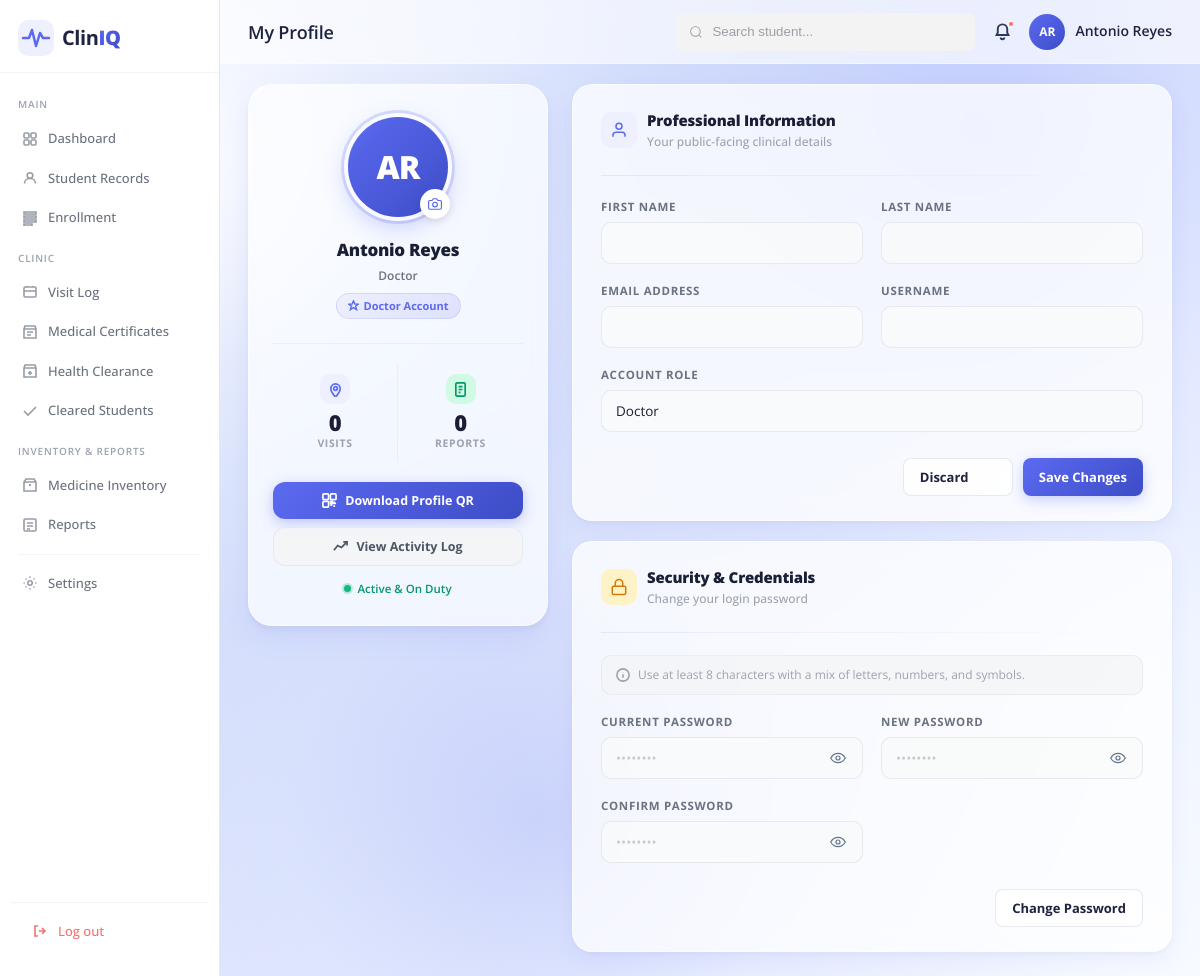
The app's page /profile.php (signed in) with its own data.
### tables this page shows
CREATE TABLE `users` (
  `user_id` int(11) NOT NULL,
  `first_name` varchar(50) NOT NULL,
  `middle_name` varchar(50) DEFAULT NULL,
  `last_name` varchar(50) NOT NULL,
  `email` varchar(100) DEFAULT NULL,
  `username` varchar(50) NOT NULL,
  `password` varchar(255) NOT NULL,
  `role` enum('nurse','doctor') NOT NULL,
  `last_login` datetime DEFAULT NULL,
  `status` varchar(20) DEFAULT 'active',
  `created_at` timestamp NOT NULL DEFAULT current_timestamp()
);

### profile.php (called while the page is built, shortened)
<?php
require_once 'modules/profile.php';
?>

### includes/functions.php (called while the page is built, shortened)
<?php
if (!function_exists('e')) {
    function e($value): string {
        return htmlspecialchars((string)$value, ENT_QUOTES, 'UTF-8');
    }
}
if (!function_exists('getInitials')) {
    function getInitials(string $name): string {
        $words = explode(' ', trim($name));
        $initials = '';
        foreach ($words as $w) {
            $initials .= $w[0] ?? '';
        }
        return strtoupper(substr($initials, 0, 2));
    }
}

### modules/profile.php (the view, shortened to what this page needs)
<?php
require_once __DIR__ . '/../includes/functions.php';
$db = new Database();
$conn = $db->connect();
$stmt = $conn->prepare('SELECT user_id, first_name, last_name, email, username, role, status, profile_photo FROM users WHERE user_id = ? LIMIT 1');
$stmt->execute([(int) ($_SESSION['user_id'] ?? 0)]);
$user = $stmt->fetch(PDO::FETCH_ASSOC);
$displayName = trim(($user['first_name'] ?? '') . ' ' . ($user['last_name'] ?? ''));
$displayRole = ucfirst((string) ($user['role'] ?? 'staff'));
$displayStatus = strtolower((string) ($user['status'] ?? 'active')) === 'active' ? 'Active &amp; On Duty' : 'Account Inactive';
$profilePhoto = trim((string) ($user['profile_photo'] ?? ''));
$profilePhotoUrl = $profilePhoto !== '' ? '../' . ltrim($profilePhoto, '/') : '';
?>
<!DOCTYPE html>
<html lang="en">
<head>
    <link rel="stylesheet" href="../assets/css/dashboard.css" />
    <link rel="stylesheet" href="../assets/css/profile.css" />
    <link rel="stylesheet" href="../assets/css/modal.css" />
    <link rel="stylesheet" href="../assets/css/notifications_popup.css" />
</head>
<body>
<div class="app-shell">
    <?php include __DIR__ . '/../includes/sidebar.php'; ?>
    <div class="main-content">
        <?php include __DIR__ . '/../includes/header.php'; ?>
        <div class="dashboard-body module-page">
            <div class="profile-page-layout">
                <aside>
                    <div class="profile-sidebar-card">
                        <div class="profile-avatar-wrap">
                            <button class="avatar-edit-badge" type="button" id="changePhotoBtn" title="Change photo" aria-label="Change profile photo">
                                <svg viewBox="0 0 24 24" fill="none" stroke="currentColor" stroke-width="2">
                                    <path d="M23 19a2 2 0 0 1-2 2H3a2 2 0 0 1-2-2V8a2 2 0 0 1 2-2h4l2-3h6l2 3h4a2 2 0 0 1 2 2z"/>
                                    <circle cx="12" cy="13" r="4"/>
                                </svg>
                            </button>
                            <div class="profile-big-avatar" id="profileAvatarWrap">
                                <span class="profile-avatar-initials<?= $profilePhotoUrl !== '' ? ' is-hidden' : '' ?>" id="profileAvatarInitials"><?= e(getInitials($displayName)) ?></span>
                            </div>
                        </div>
                        <div class="profile-main-name"><?= e($displayName) ?></div>
                        <div class="profile-main-role"><?= e($displayRole) ?></div>
                        <div class="profile-role-badge">
                            <svg viewBox="0 0 16 16" fill="none" stroke="currentColor" stroke-width="2">
                                <path d="M8 1l2 5h5l-4 3 1.5 5L8 11l-4.5 3L5 9 1 6h5z"/>
                            </svg>
                            <?= e($displayRole) ?> Account
                        </div>
                        <div class="profile-stats-strip">
                            <div class="p-stat-item">
                                <div class="p-stat-icon visits">
                                    <svg viewBox="0 0 16 16" fill="none" stroke="currentColor" stroke-width="1.8">
                                        <path d="M8 2C5.2 2 3 4.2 3 7c0 3.8 5 9 5 9s5-5.2 5-9c0-2.8-2.2-5-5-5z"/>
                                        <circle cx="8" cy="7" r="2"/>
                                    </svg>
                                </div>
                                <span class="p-stat-val" id="statVisits">0</span>
                                <span class="p-stat-lbl">Visits</span>
                            </div>
                            <div class="p-stat-item">
                                <div class="p-stat-icon reports">
                                    <svg viewBox="0 0 16 16" fill="none" stroke="currentColor" stroke-width="1.8">
                                        <rect x="3" y="1" width="10" height="14" rx="1.5"/>
                                        <path d="M6 5h4M6 8h4M6 11h2"/>
                                    </svg>
                                </div>
                                <span class="p-stat-val" id="statReports">0</span>
                                <span class="p-stat-lbl">Reports</span>
                            </div>
                        </div>
                        <div class="profile-quick-actions">
                            <button class="profile-action-btn primary" type="button" id="downloadQrBtn">
                                <svg viewBox="0 0 16 16" fill="none" stroke="currentColor" stroke-width="1.8">
                                    <rect x="1" y="1" width="6" height="6" rx="1"/>
                                    <rect x="9" y="1" width="6" height="6" rx="1"/>
                                    <rect x="1" y="9" width="6" height="6" rx="1"/>
                                    <path d="M9 9h2v2H9zM13 9v2M9 13h2M13 13v2M11 11h4"/>
                                </svg>
                                Download Profile QR
                            </button>
                            <button class="profile-action-btn secondary" type="button" id="viewActivityBtn">
                                <svg viewBox="0 0 16 16" fill="none" stroke="currentColor" stroke-width="1.8">
                                    <polyline points="1,12 5,7 9,9 15,3"/>
                                    <polyline points="11,3 15,3 15,7"/>
                                </svg>
                                View Activity Log
                            </button>
                        </div>
                        <div class="profile-status-row">
                            <span class="profile-status-dot"></span>
                            <?= $displayStatus ?>
                        </div>
                    </div>
                </aside>
                <div class="profile-content-area">
                    <section class="p-card" aria-labelledby="profInfoTitle">
                        <div class="p-card-header">
                            <div class="p-card-title-group">
                                <div class="p-card-icon blue">
                                    <svg viewBox="0 0 24 24" fill="none" stroke="currentColor" stroke-width="2">
                                        <path d="M20 21v-2a4 4 0 0 0-4-4H8a4 4 0 0 0-4 4v2"/>
                                        <circle cx="12" cy="7" r="4"/>
                                    </svg>
                                </div>
                                <div>
                                    <div class="p-card-title" id="profInfoTitle">Professional Information</div>
                                    <div class="p-card-subtitle">Your public-facing clinical details</div>
                                </div>
                            </div>
                        </div>
                        <hr class="p-card-divider" />
                        <form class="p-form-grid" id="profInfoForm" novalidate action="../actions/saveProfile.php" method="POST" enctype="multipart/form-data">
                            <div class="p-field">
                                <label class="p-label" for="firstName">First Name</label>
                                <input id="firstName" name="first_name" type="text" class="p-input" value="<?= e($user['first_name'] ?? '') ?>" autocomplete="given-name" required />
                            </div>
                            <div class="p-field">
                                <label class="p-label" for="lastName">Last Name</label>
                                <input id="lastName" name="last_name" type="text" class="p-input" value="<?= e($user['last_name'] ?? '') ?>" autocomplete="family-name" required />
                            </div>
                            <div class="p-field">
                                <label class="p-label" for="emailAddr">Email Address</label>
                                <input id="emailAddr" name="email" type="email" class="p-input" value="<?= e($user['email'] ?? '') ?>" autocomplete="email" required />
                            </div>
                            <div class="p-field">
                                <label class="p-label" for="username">Username</label>
                                <input id="username" name="username" type="text" class="p-input" value="<?= e($user['username'] ?? '') ?>" autocomplete="username" required />
                            </div>
                            <div class="p-field full">
                                <label class="p-label" for="accountRole">Account Role</label>
                                <input id="accountRole" type="text" class="p-input" value="<?= e($displayRole) ?>" disabled />
                            </div>
                            <div class="p-btn-row">
                                <button type="reset" class="module-btn secondary">Discard</button>
                                <button type="submit" class="module-btn">Save Changes</button>
                            </div>
                        </form>
                    </section>
                    <section class="p-card" aria-labelledby="securityTitle">
                        <div class="p-card-header">
                            <div class="p-card-title-group">
                                <div class="p-card-icon amber">
                                    <svg viewBox="0 0 24 24" fill="none" stroke="currentColor" stroke-width="2">
                                        <rect x="3" y="11" width="18" height="11" rx="2" ry="2"/>
                                        <path d="M7 11V7a5 5 0 0 1 10 0v4"/>
                                    </svg>
                                </div>
                                <div>
                                    <div class="p-card-title" id="securityTitle">Security &amp; Credentials</div>
                                    <div class="p-card-subtitle">Change your login password</div>
                                </div>
                            </div>
                        </div>
                        <hr class="p-card-divider" />
                        <div class="p-security-hint">
                            <svg viewBox="0 0 16 16" fill="none" stroke="currentColor" stroke-width="1.8">
                                <circle cx="8" cy="8" r="7"/>
                                <path d="M8 7v4M8 5v.5"/>
                            </svg>
                            Use at least 8 characters with a mix of letters, numbers, and symbols.
                        </div>
                        <form class="p-form-grid" id="passwordForm" novalidate action="../actions/saveProfile.php" method="POST">
                            <div class="p-field">
                                <label class="p-label" for="currentPassword">Current Password</label>
                                <div class="p-password-wrap">
                                    <input id="currentPassword" name="current_password" type="password" class="p-input" placeholder="••••••••" autocomplete="current-password" required />
                                    <button type="button" class="p-pass-toggle" data-toggle-password="currentPassword" aria-label="Show current password" title="Show or hide password">
                                        <svg class="p-pass-icon p-pass-icon-open" viewBox="0 0 24 24" fill="none" stroke="currentColor" stroke-width="1.8" stroke-linecap="round" stroke-linejoin="round">
                                            <path d="M1 12s4-7 11-7 11 7 11 7-4 7-11 7S1 12 1 12z"></path>
                                            <circle cx="12" cy="12" r="3"></circle>
                                        </svg>
                                    </button>
                                </div>
                            </div>
                            <div class="p-field">
                                <label class="p-label" for="newPassword">New Password</label>
                                <div class="p-password-wrap">
                                    <input id="newPassword" name="new_password" type="password" class="p-input" placeholder="••••••••" autocomplete="new-password" required minlength="8" />
                                    <button type="button" class="p-pass-toggle" data-toggle-password="newPassword" aria-label="Show new password" title="Show or hide password">
                                        <svg class="p-pass-icon p-pass-icon-open" viewBox="0 0 24 24" fill="none" stroke="currentColor" stroke-width="1.8" stroke-linecap="round" stroke-linejoin="round">
                                            <path d="M1 12s4-7 11-7 11 7 11 7-4 7-11 7S1 12 1 12z"></path>
                                            <circle cx="12" cy="12" r="3"></circle>
                                        </svg>
                                    </button>
                                </div>
                            </div>
                            <div class="p-field">
                                <label class="p-label" for="confirmPassword">Confirm Password</label>
                                <div class="p-password-wrap">
                                    <input id="confirmPassword" name="confirm_password" type="password" class="p-input" placeholder="••••••••" autocomplete="new-password" required minlength="8" />
                                    <button type="button" class="p-pass-toggle" data-toggle-password="confirmPassword" aria-label="Show confirm password" title="Show or hide password">
                                        <svg class="p-pass-icon p-pass-icon-open" viewBox="0 0 24 24" fill="none" stroke="currentColor" stroke-width="1.8" stroke-linecap="round" stroke-linejoin="round">
                                            <path d="M1 12s4-7 11-7 11 7 11 7-4 7-11 7S1 12 1 12z"></path>
                                            <circle cx="12" cy="12" r="3"></circle>
                                        </svg>
                                    </button>
                                </div>
                            </div>
                            <div class="p-btn-row">
                                <button type="submit" class="module-btn secondary" id="changePasswordBtn">Change Password</button>
                            </div>
                        </form>
                    </section>
                </div>
            </div>
        </div>
    </div>
</div>
</body>
</html>

### records on screen
users: getInitials($displayName) "AR", displayName "Antonio Reyes", role "Doctor", status "Active & On Duty"

### other values on screen
$resolvedPageTitle "My Profile"
getInitials($_SESSION['full_name']) "AR"
$_SESSION['full_name'] "Antonio Reyes"
